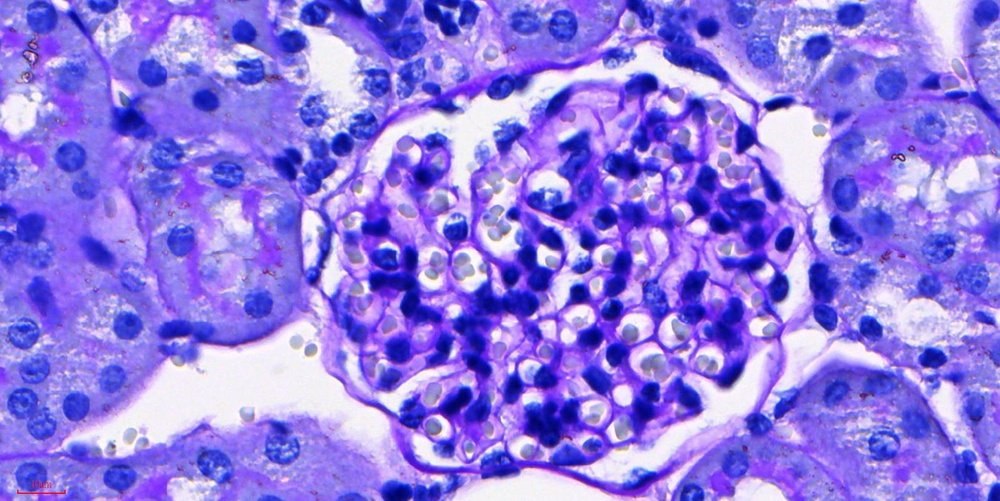
#> input picture 100_Research/02_Active/DN_GaExo/01_Raw_Data/PAS/Sham/20251126_sham-1_pas1.jpg, 1000 x 501 px, shrunk from 1677 x 841 before the run, found by its file name
$ python test_pas_quant.py
#> lines starting #> are read from the running program, lines starting #| are printed output that depends on the picture; after the words box and inside, x2 and y2 are one past the last pixel; in counts of white or black regions, pixels touching at a corner belong together
import cv2
import numpy as np
import os
from skimage import io, color, morphology

def process_pas(img_path, output_path):
    # Read image
    img = io.imread(img_path)
#> img is the input picture: shape (501, 1000, 3); mean R, G, B 144.7, 122, 228.2
    if img.shape[2] == 4: # Handle RGBA
        img = color.rgba2rgb(img)
        img = (img * 255).astype(np.uint8)

    # Convert to LAB
    img_lab = color.rgb2lab(img)
#> img_lab: shape (501, 1000, 3) float64; mean of channels 0, 1, 2 58.1, 35.2, -50.5
    a_channel = img_lab[:,:,1]
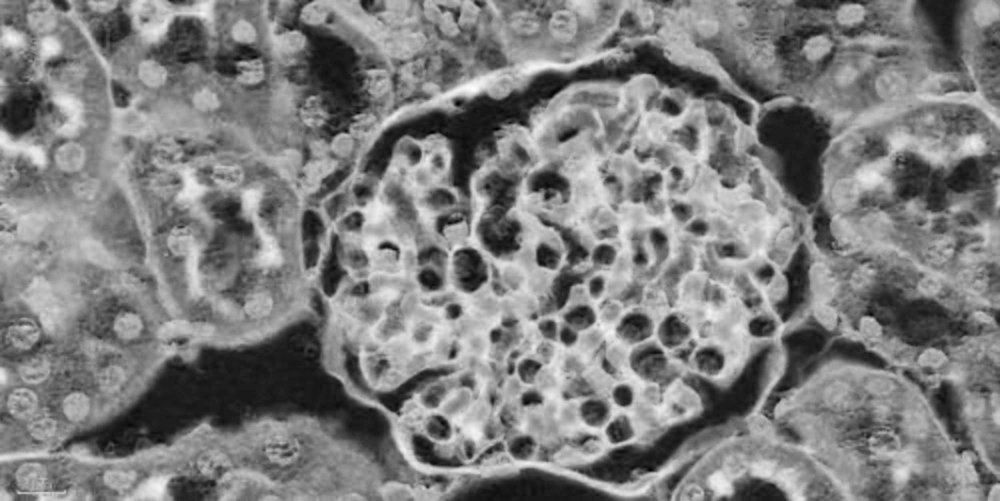
#> a_channel: shape (501, 1000) float64; min -6.99, max 78.1, mean 35.2; drawn with min black and max white

    # Normalize a_channel for thresholding
    a_min, a_max = a_channel.min(), a_channel.max()
#> a_min = -6.99; a_max = 78.1
    a_norm = ((a_channel - a_min) / (a_max - a_min) * 255).astype(np.uint8)

    # Use Otsu's thresholding on 'a' channel to find pink/red areas
    _, mask = cv2.threshold(a_norm, 0, 255, cv2.THRESH_BINARY + cv2.THRESH_OTSU)
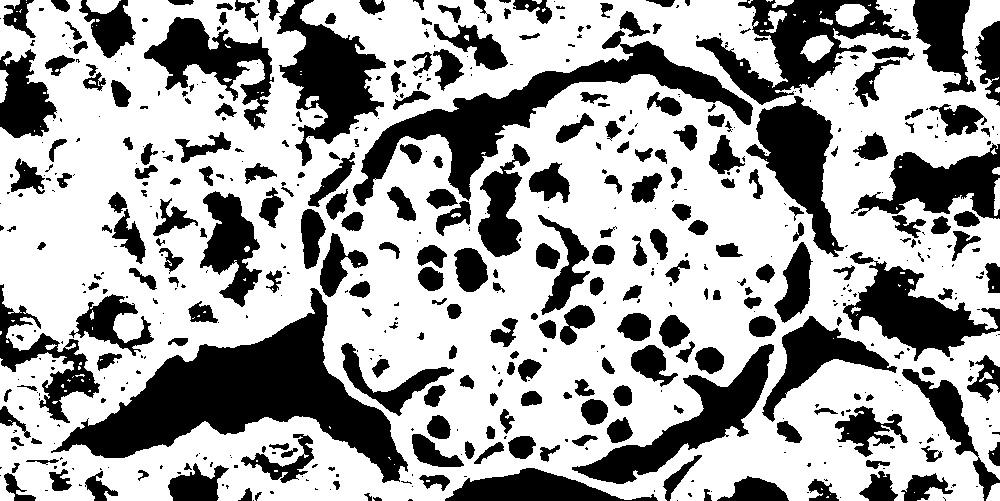
#> mask: shape (501, 1000); 64% white; 580 black regions (306 under 20 px), largest, box (x1, y1, x2, y2) and area: (51, 288, 408, 483) 22758, (353, 30, 753, 206) 13199, (696, 0, 911, 105) 8050

    # Morphological cleaning: Remove small objects
    mask_bool = mask > 0
    cleaned_mask = morphology.remove_small_objects(mask_bool, min_size=50)
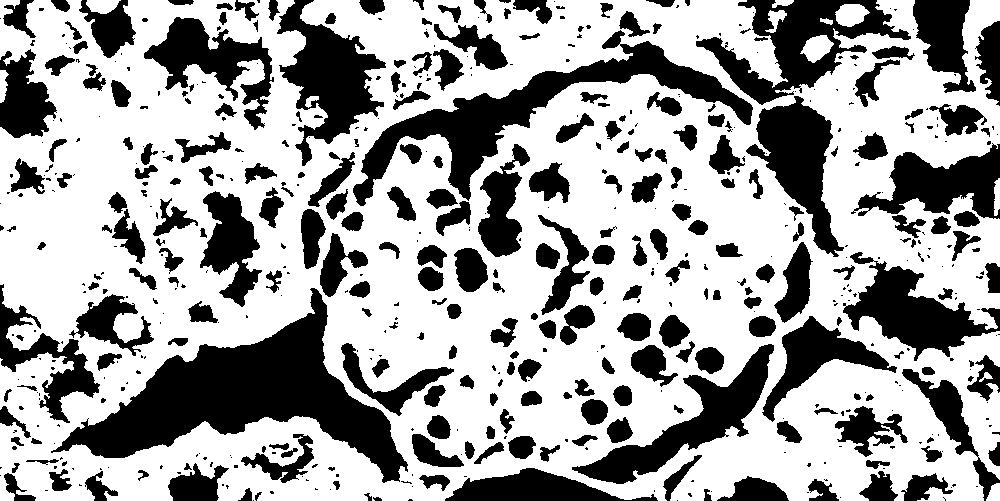
#> cleaned_mask: shape (501, 1000) bool; 63.8% white; 580 black regions (306 under 20 px), largest, box (x1, y1, x2, y2) and area: (51, 288, 408, 483) 22767, (353, 30, 753, 206) 13209, (696, 0, 911, 105) 8161
    final_mask = (cleaned_mask.astype(np.uint8) * 255)

    # Calculate PAS %
    pas_area = np.sum(cleaned_mask)
#> pas_area = 319786
    total_area = cleaned_mask.size
#> total_area = 501000
    pas_percent = (pas_area / total_area) * 100
#> pas_percent = 63.83

    # Create overlay for visual check (Magenta overlay)
    overlay = img.copy()
    overlay[final_mask > 0] = [255, 0, 255] # Mark detected area as bright magenta
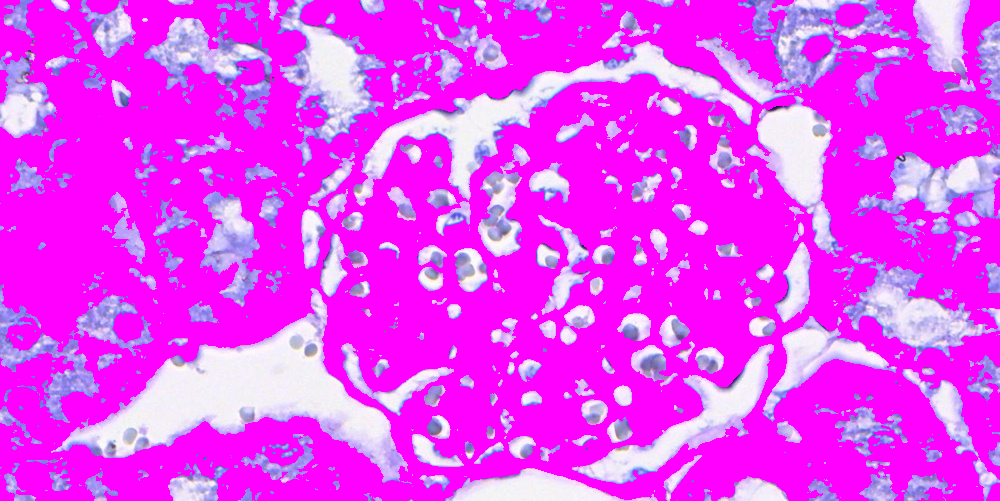
#> overlay: shape (501, 1000, 3); mean R, G, B 235.2, 67.4, 249.5
    combined = np.hstack((img, cv2.cvtColor(final_mask, cv2.COLOR_GRAY2RGB), cv2.addWeighted(img, 0.7, overlay, 0.3, 0)))
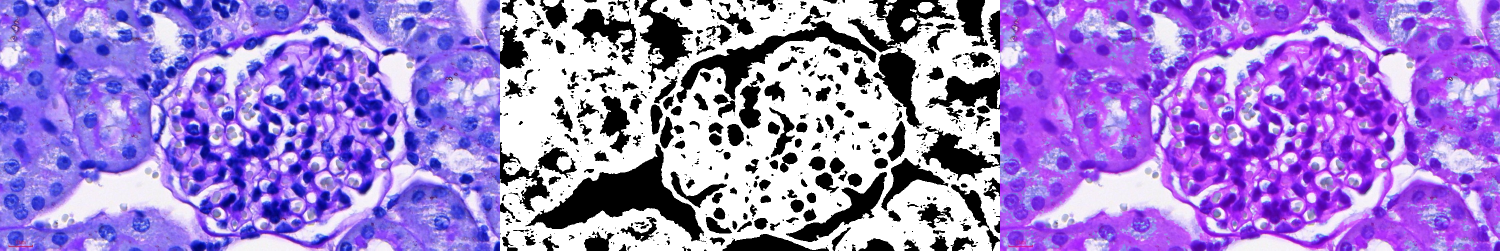
#> combined: shape (501, 3000, 3) (shown at 1/2 size); mean R, G, B 159.8, 130.1, 208.5

    # Save result
    cv2.imwrite(output_path, cv2.cvtColor(combined, cv2.COLOR_RGB2BGR))
    return pas_percent

# Test files
test_files = [
    r"100_Research/02_Active/DN_GaExo/01_Raw_Data/PAS/Sham/20251126_sham-1_pas1.jpg",
    r"100_Research/02_Active/DN_GaExo/01_Raw_Data/PAS/HS10W/20260107_hs10w-1_pas1.jpg",
    r"100_Research/02_Active/DN_GaExo/01_Raw_Data/PAS/GAE10/20260121_hs10wgae10-1_pas1.jpg"
]

output_dir = "400_Data/DN/PAS_Test_Results"
if not os.path.exists(output_dir):
    os.makedirs(output_dir)

print(f"{'File Name':<40} | {'PAS Area %':<10}")
print("-" * 55)

for f in test_files:
    if os.path.exists(f):
        base = os.path.basename(f)
        out = os.path.join(output_dir, f"test_{base}")
        try:
            percent = process_pas(f, out)
#> percent = 63.83
            print(f"{base:<40} | {percent:>10.2f}%")
#| 20251126_sham-1_pas1.jpg                 |      63.83%
        except Exception as e:
            print(f"Error processing {base}: {e}")
    else:
        print(f"File not found: {f}")
#> pass 2 of the loop `for f in test_files:`:
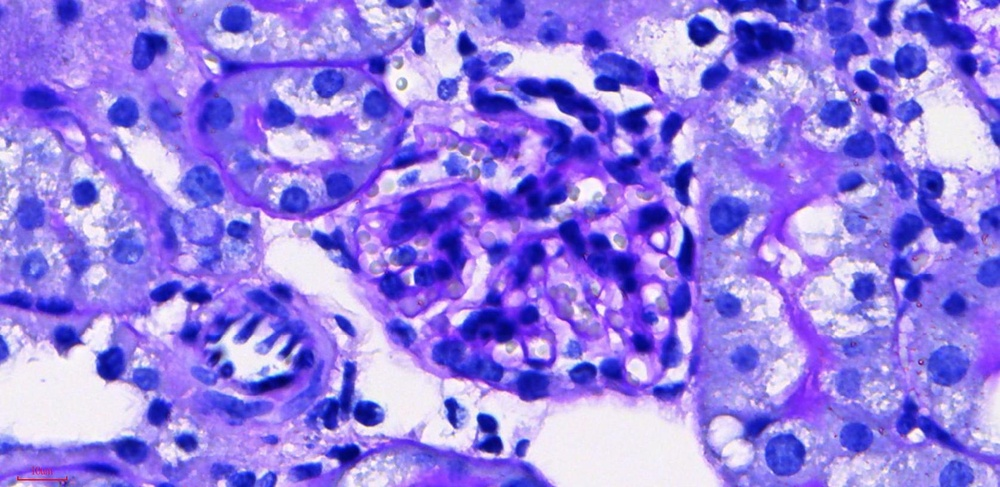
#> input picture 100_Research/02_Active/DN_GaExo/01_Raw_Data/PAS/HS10W/20260107_hs10w-1_pas1.jpg, 1000 x 487 px, shrunk from 1677 x 816 before the run, found by its file name
#> in process_pas, img is the input picture: shape (487, 1000, 3); mean R, G, B 148.6, 125.8, 229.7
#> img_lab: shape (487, 1000, 3) float64; mean of channels 0, 1, 2 59.4, 34.5, -49.2
#> a_channel: shape (487, 1000) float64
#> a_min = -10.38; a_max = 75.48
#> a_norm: shape (487, 1000)
#> in process_pas (call 2), `_, mask = cv2.threshold(a_norm, 0, 255, cv2.THRESH_BINARY + cv2.THRESH..`:
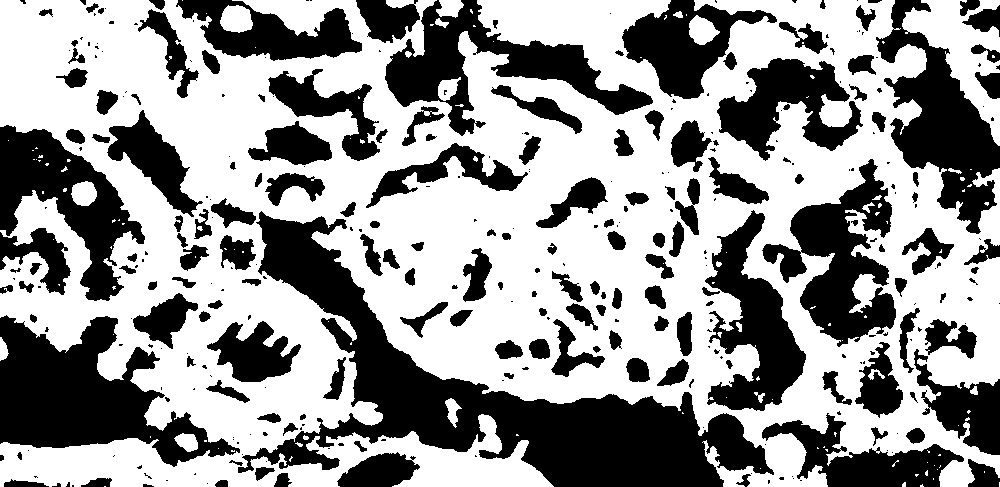
#> mask: shape (487, 1000); 59.1% white; 339 black regions (173 under 20 px), largest, box (x1, y1, x2, y2) and area: (238, 211, 774, 487) 38716, (0, 315, 240, 467) 17184, (876, 0, 1000, 234) 11818
#> cleaned_mask: shape (487, 1000) bool; 58.9% white; 339 black regions (173 under 20 px), largest, box (x1, y1, x2, y2) and area: (238, 211, 774, 487) 38786, (0, 315, 240, 467) 17202, (876, 0, 1000, 234) 11933
#> pas_area = 286872
#> pas_percent = 58.91
#> overlay: shape (487, 1000, 3)
#> in process_pas (call 2), `combined = np.hstack((img, cv2.cvtColor(final_mask, cv2.COLOR_GRAY2RGB..`:
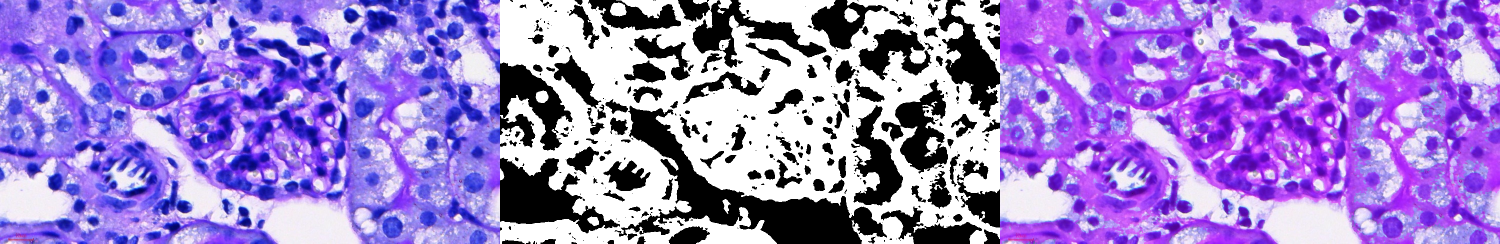
#> combined: shape (487, 3000, 3) (shown at 1/2 size); mean R, G, B 157.6, 129.1, 205.1
#| 20260107_hs10w-1_pas1.jpg                |      58.91%
